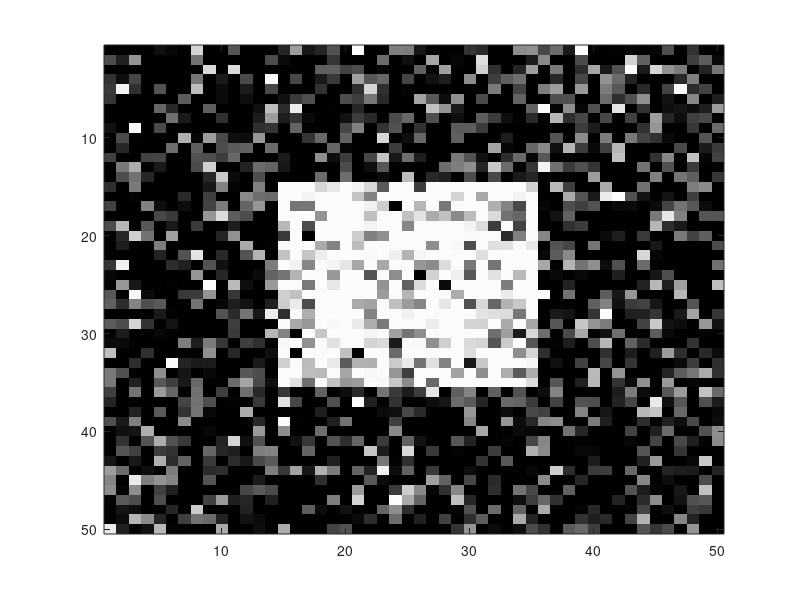

Here is the MATLAB script that generated this plot: (Note: this script raises an error after producing the figure.)
% EECE 8395: Medical Image Segmentation
% Vanderbilt University
% Prof. Jack H. Noble
% Graph Cuts
clear all
close all
clc
imshow=1;
% Initialize all of our helper Hash Tables:
global Parent Tree Active EdgeCaps Edges Edge_Lens r c Orphans Orphan_cnt PLengths
r=50;
c=50;

noise = 0.4;
img = zeros(r,c);
img(15:35,15:35) = 1;
rng('default');
img = img +noise*randn(r,c);
img(img(:)<0.01)=0.01;
img(img(:)>.99)=.99;

if imshow==1
    figure(1); close(1); figure(1); colormap(gray(256));
    image(255*img);
end
% Parameters in our Graph Cut
sigma = 0.2;
lambda = 0.1;

Tree = zeros(r*c+2,1);
Tree(r*c+1)=1; % s
Tree(r*c+2)=2; % t
% The first r*c entries in Tree will contain our final segmentation – 1 for s and 2 for t
Parent = zeros(r*c+2,1);
Active = zeros(r*c+2,1);
nodes = (1:r*c)';
X = mod(nodes-1,r)+1;
Y = floor((nodes-1)/r)+1;
Edges = [X<r,X>1,Y<c,Y>1].*[nodes+1, nodes-1, nodes+r, nodes-r];
Edge_Lens = sum(Edges'>0)';
EdgeCaps = zeros(r*c,6);
EdgeCaps(:,5) = -lambda*log(1-img(:)');%s
EdgeCaps(:,6) = -lambda*log(img(:)');%t
EdgeCaps(:,1) = (1-lambda)*reshape([exp(-((img(1:end-1,:)-img(2:end,:)).^2)/(2*sigma*sigma));-ones(1,c)],[r*c,1]);%x+1
EdgeCaps(:,2) = (1-lambda)*reshape([-ones(1,c);exp(-((img(1:end-1,:)-img(2:end,:)).^2)/(2*sigma*sigma))],[r*c,1]);%x-1
EdgeCaps(:,3) = (1-lambda)*reshape([ exp(-((img(:,1:end-1)-img(:,2:end)).^2)/(2*sigma*sigma)),-ones(r,1)],[r*c,1]);%y+1
EdgeCaps(:,4) = (1-lambda)*reshape([-ones(r,1), exp(-((img(:,1:end-1)-img(:,2:end)).^2)/(2*sigma*sigma))],[r*c,1]);%y-1

for i=1:r*c
    EdgeCaps(i,1:Edge_Lens(i)) = EdgeCaps(i,Edges(i,1:4)>0);
    Edges(i,1:Edge_Lens(i)) = Edges(i,Edges(i,1:4)>0);
end
% PLengths will help us keep track of the length of the current path to each node – this will help us
% construct shorter paths in the adoption step:
PLengths = zeros(r*c+2,1);
% We also need Orphans to be a global so that they can be identified in the Augment step and
% addressed in the Adoption step:
Orphans = zeros(1,10000);
Orphan_cnt = 0;
% Finally, we can actually do the first grow step ourselves in a way that guarantees the initial tree
% assignments match our prior probability distribution function. This reduces a lot of orphan
% adoption operations that would occur if we instead connected all nodes to s initially:
msk = img(:)>0.5;
Active(1:r*c)=1;
Tree(msk)=1;
Tree(~msk)=2;
Parent(msk)=r*c+1;
Parent(~msk)=r*c+2;
% Finally add all the active nodes to the FIFO
FIFOInit(10*r*c);
for i=1:length(nodes)
    FIFOInsert(nodes(i));
end
% And perform the min-cut:
iter=0;
while (1)
    iter=iter+1;
    disp(['iteration ' num2str(iter)])
    P = Grow();
%     disp('found path')
%     disp(P)
    if ActiveCheck>0
        disp('non-active nodes adjacent to free nodes found')
    end
    if isempty(P)
        break;
    end
    
    Augment(P);
    
    Adoption()
    
end

totcap= CutCheck();
res=Tree(1:r*c);
if imshow==1
    figure(2); close(2); figure(2); colormap(gray(256));
    image(reshape(Tree(1:r*c)*255/2,[r,c]));
end
